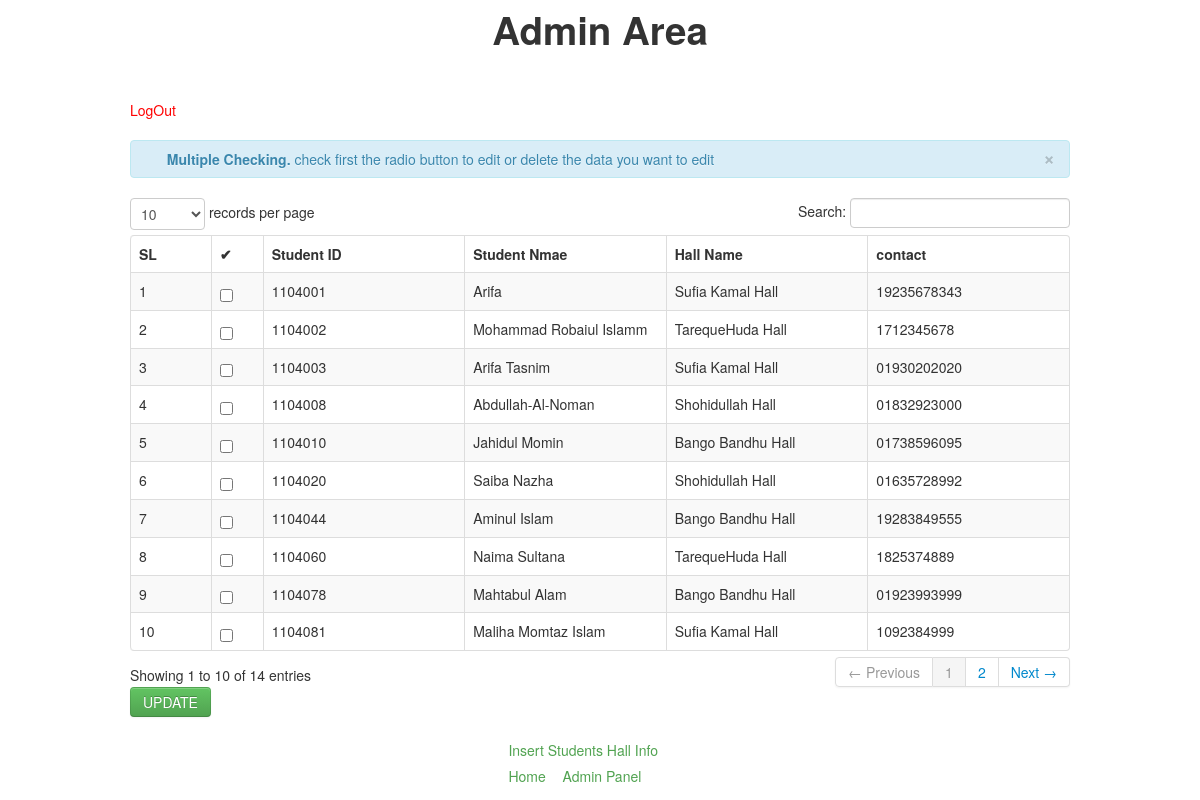
The app's page /StudentInfoIndex/student_hall.php with its own data.
### tables this page shows
CREATE TABLE IF NOT EXISTS `hall_info` (
`hall_id` int(2) NOT NULL,
  `hall_name` varchar(50) NOT NULL
);

### StudentInfoIndex/student_hall.php (the view, shortened to what this page needs)
<?php
include('header.php');
?>
<html>
<head>
    <h1 align="center">Admin Area</h1>
</head>
<body>
<div class="container">
<br>
<br>
<a href="admin_logout.php"><font color="red">LogOut</font></a>
<br><br>
<form name="frmUser" action="" method="post">
                        <table cellpadding="0" cellspacing="0" border="0" class="table table-striped table-bordered" id="example">
                            <div class="alert alert-info">
                                <button type="button" class="close" data-dismiss="alert">&times;</button>
                                <strong><i class="icon-user icon-large"></i>&nbsp; Multiple Checking.</strong>&nbsp;check first the radio button to edit or delete the data you want to edit
                            </div>
                            <thead>
                                <tr>
                                    <th width="30">SL</th>
                                    <th width="10">&#10004;</th>
                                    <th width="100">Student ID</th>
                                       <th width="100">Student Nmae</th>
                                          <th width="100">Hall Name</th>
                                             <th width="100">contact</th>
                                </tr>
                            </thead>
                            <tbody>
                              	<?php
                                $q="
                                    SELECT `sid`,hidd.`name` as name,hidd.`contact` AS `contact`,`hall_name` as hname
                                    FROM
                                    (SELECT a.`student_id` AS sid,a.`student_name` AS `name` ,a.`contact` as contact,b.`hall_id` AS hid
                                    FROM `student_personal_info` a,`students_hall` b
                                    WHERE a.student_id=b.`student_id` AND a.`student_id` LIKE '1104%') hidd
                                    LEFT JOIN
                                    `hall_info` hf
                                    ON(hidd.`hid`=hf.`hall_id`)
                                    ORDER BY `sid` ASC ";
							$query=mysqli_query($con_db,$q)or die(mysqli_error($con_db));
							while($row=mysqli_fetch_array($query)){
							$id=$row['sid'];
							?>
										<tr>
										<td>
										<input name="selector[]" type="checkbox" value="<?php echo $id; ?>">
										</td>
                                    <td><?php echo $row['sid'] ?></td>
                                         <td><?php echo $row['name'] ?></td>
                                         <td><?php echo $row['hname'] ?></td>
                                         <td><?php echo $row['contact'] ?></td>
                                </tr>
                         <?php  } ?>
                            </tbody>
                        </table>
						<button class="btn btn-success"  name="submit_mult" type="submit" onclick="setEditStudentHall();">
                        UPDATE
                        </button>
</form>
</div>
<div id="header">
             <a href="insert_student_hall.1.php">Insert Students Hall Info</a></li>
        <ul>
            <li><a href="home.php">Home</a></li>
            <li><a href="admin_page.2.php">Admin Panel</a></li>
        </ul>
</body>
</html>

### StudentInfoIndex/student_hall.php (style rules this page uses)
ul { float: left; width: 100%; padding: 0; margin: 0; list-style-type: none; }
#header a { float: left; text-decoration: none; color: #51A351; padding: 0.2em 0.6em; border-right: 1px solid bl; }
li { display: inline; }
#header { margin-left: 500px; }

### records on screen
hall_info: sid "1104001", name "Arifa", hall_name "Sufia Kamal Hall", contact "19235678343", sid "1104003", name "Arifa Tasnim", contact "01930202020", sid "1104081", name "Maliha Momtaz Islam", contact "1092384999"
hall_info: sid "1104002", name "Mohammad Robaiul Islamm", hall_name "TarequeHuda Hall", contact "1712345678", sid "1104060", name "Naima Sultana", contact "1825374889"
hall_info: sid "1104008", name "Abdullah-Al-Noman", hall_name "Shohidullah Hall", contact "01832923000", sid "1104020", name "Saiba Nazha", contact "01635728992"
hall_info: sid "1104010", name "Jahidul Momin", hall_name "Bango Bandhu Hall", contact "01738596095", sid "1104044", name "Aminul Islam", contact "19283849555", sid "1104078", name "Mahtabul Alam", contact "01923993999"
